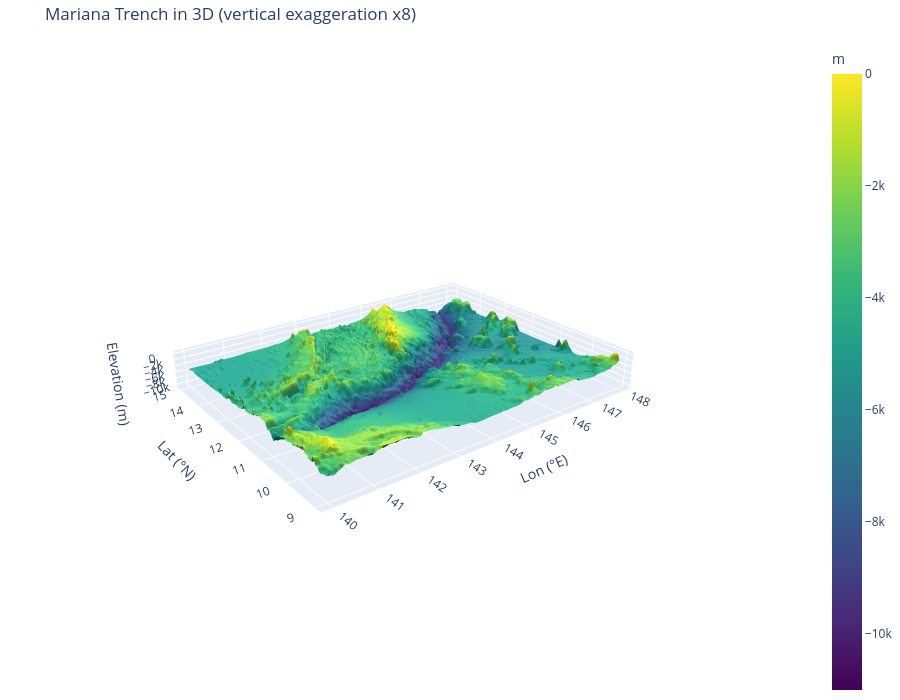

Notebook code cell kept with this figure:
### Code cell
step = max(1, max(z.shape) // 350)
zs, lons, lats = z[::step, ::step], lon[::step], lat[::step]
VERT_EXAG = 8

fig3d = go.Figure(go.Surface(
    x=lons, y=lats, z=zs, colorscale="Viridis", cmin=-11000, cmax=0,
    colorbar=dict(title="m"),
    lighting=dict(ambient=0.45, diffuse=0.8, roughness=0.6, specular=0.15),
    hovertemplate="%{y:.2f}°N, %{x:.2f}°E<br>%{z:,.0f} m<extra></extra>"))
width_km = (lon[-1] - lon[0]) * km_per_deg_lon
height_km = (lat[-1] - lat[0]) * km_per_deg_lat
fig3d.update_layout(
    title=f"Mariana Trench in 3D (vertical exaggeration x{VERT_EXAG})",
    scene=dict(xaxis_title="Lon (°E)", yaxis_title="Lat (°N)", zaxis_title="Elevation (m)",
               aspectmode="manual",
               aspectratio=dict(x=1, y=height_km / width_km, z=VERT_EXAG * 12 / width_km),
               camera=dict(eye=dict(x=-1.2, y=-1.6, z=0.9))),
    height=700, margin=dict(l=0, r=0, t=40, b=0))
fig3d.write_html(FIG_DIR / "01_trench_3d.html", include_plotlyjs="cdn")
fig3d.show()

### Figure 1 — Plotly figure (JSON) as saved in the notebook; plotly's stock layout.template omitted (floating-point values rounded to 4 significant figures; data arrays with more than 128 entries replaced by an {"elided": "..."} marker saying what was removed)
{"data": [{"cmax": 0, "cmin": -11000, "colorbar": {"title": {"text": "m"}}, "colorscale": [[0.0, "#440154"], [0.1111, "#482878"], [0.2222, "#3e4989"], [0.3333, "#31688e"], [0.4444, "#26828e"], [0.5556, "#1f9e89"], [0.6667, "#35b779"], [0.7778, "#6ece58"], [0.8889, "#b5de2b"], [1.0, "#fde725"]], "hovertemplate": "%{y:.2f}°N, %{x:.2f}°E<br>%{z:,.0f} m<extra></extra>", "lighting": {"ambient": 0.45, "diffuse": 0.8, "roughness": 0.6, "specular": 0.15}, "type": "surface", "x": {"elided": "365 float values"}, "y": {"elided": "273 float values"}, "z": {"elided": "273x365 float values"}}], "layout": {"height": 700, "margin": {"b": 0, "l": 0, "r": 0, "t": 40}, "scene": {"aspectmode": "manual", "aspectratio": {"x": 1, "y": 0.7598, "z": 0.1101}, "camera": {"eye": {"x": -1.2, "y": -1.6, "z": 0.9}}, "xaxis": {"title": {"text": "Lon (°E)"}}, "yaxis": {"title": {"text": "Lat (°N)"}}, "zaxis": {"title": {"text": "Elevation (m)"}}}, "title": {"text": "Mariana Trench in 3D (vertical exaggeration x8)"}}}
